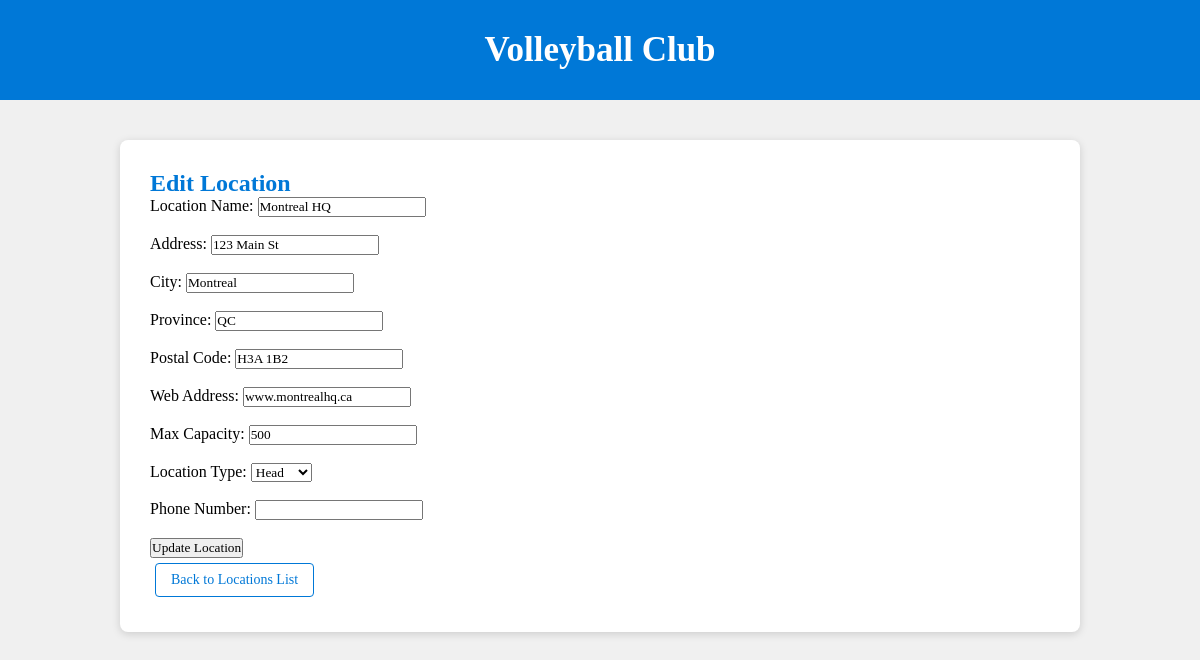
/locations/update_locations.php?location_id=10001, run on the app's committed database.
### tables this page shows
CREATE TABLE Locations (
	location_id INT PRIMARY KEY AUTO_INCREMENT,	
    location_name VARCHAR(255),		
	address VARCHAR(255),
    city VARCHAR(255),
    province VARCHAR(255),
   	postal_code CHAR(7),
    web_address VARCHAR(255),
    max_capacity INT,
	location_type ENUM('head', 'branch')
    );

### locations/update_locations.php (the view, shortened to what this page needs)
<?php
require_once "../db_connect.php";
$location_id = isset($_POST['location_id']) ? $_POST['location_id'] : (isset($_GET['location_id']) ? $_GET['location_id'] : null);
$location = null;
if ($location_id) {
    $query = "SELECT * FROM Locations WHERE location_id = ?";
    $stmt = $conn->prepare($query);
    $stmt->bind_param("i", $location_id);
    $stmt->execute();
    $result = $stmt->get_result();
    $location = $result->fetch_assoc();
}
?>
<!DOCTYPE html>
<html>
<head>
    <link rel="stylesheet" href="../css/style.css">
</head>
<body>
<h1>Volleyball Club</h1>
<section class="form-section">
    <h2>Edit Location</h2>
    <?php if (!$location_id): ?>
        <form method="post" action="edit_locations.php">
            <label for="prompt_location_id">Enter Location ID to Edit:</label>
            <input type="number" name="prompt_location_id" required>
            <input type="submit" value="Load Location">
        </form>
    <?php elseif ($location): ?>
        <form method="post" action="edit_locations.php">
            <label for="location_name">Location Name:</label>
            <input type="text" name="location_name" value="<?php echo htmlspecialchars($location['location_name']); ?>">
            <br><br>
            <label for="address">Address:</label>
            <input type="text" name="address" value="<?php echo htmlspecialchars($location['address']); ?>">
            <br><br>
            <label for="city">City:</label>
            <input type="text" name="city" value="<?php echo htmlspecialchars($location['city']); ?>">
            <br><br>
            <label for="province">Province:</label>
            <input type="text" name="province" value="<?php echo htmlspecialchars($location['province']); ?>">
            <br><br>
            <label for="postal_code">Postal Code:</label>
            <input type="text" name="postal_code" maxlength="7" value="<?php echo htmlspecialchars($location['postal_code']); ?>">
            <br><br>
            <label for="web_address">Web Address:</label>
            <input type="text" name="web_address" value="<?php echo htmlspecialchars($location['web_address']); ?>">
            <br><br>
            <label for="max_capacity">Max Capacity:</label>
            <input type="number" name="max_capacity" value="<?php echo htmlspecialchars($location['max_capacity']); ?>">
            <br><br>
            <label for="location_type">Location Type:</label>
            <select name="location_type">
                <option value="head" <?php echo $location['location_type'] === 'head' ? 'selected' : ''; ?>>Head</option>
            </select>
            <br><br>
            <label for="phone_number">Phone Number:</label>
            <input type="text" name="phone_number" maxlength="15" value="<?php echo htmlspecialchars($location['phone_number']); ?>">
            <br><br>
            <input type="submit" value="Update Location">
        </form>
    <?php endif; ?>
    <p><a href="../locations/display_locations.php">Back to Locations List</a></p>
</body>
</html>

### css/style.css (style rules this page uses)
* { margin: 0; padding: 0; box-sizing: border-box; text-decoration: none; font-family: Georgia, 'Times New Roman', Times, serif; }
body { margin: 0; background-color: #f0f0f0; font-family: Arial, sans-serif; }
h1 { background-color: #0078d7; color: white; text-align: center; padding: 30px; font-size: 35px; font-weight: bolder; }
h2 { color: #0078d7; }
a { display: inline-block; padding: 8px 15px; margin: 5px; border: 1px solid #0078d7; border-radius: 4px; color: #0078d7; background-color: white; text-decoration: none; font-size: 14px; }
.form-section { width: 80%; max-width: 1000px; margin: 40px auto; background-color: white; padding: 30px; border-radius: 8px; box-shadow: 0 2px 8px rgba(0,0,0,0.15); }

### data on the page
locations: location_name "Montreal HQ", address "123 Main St", city "Montreal", province "QC", postal_code "H3A 1B2", web_address "www.montrealhq.ca", max_capacity "500", location_type "Head"
